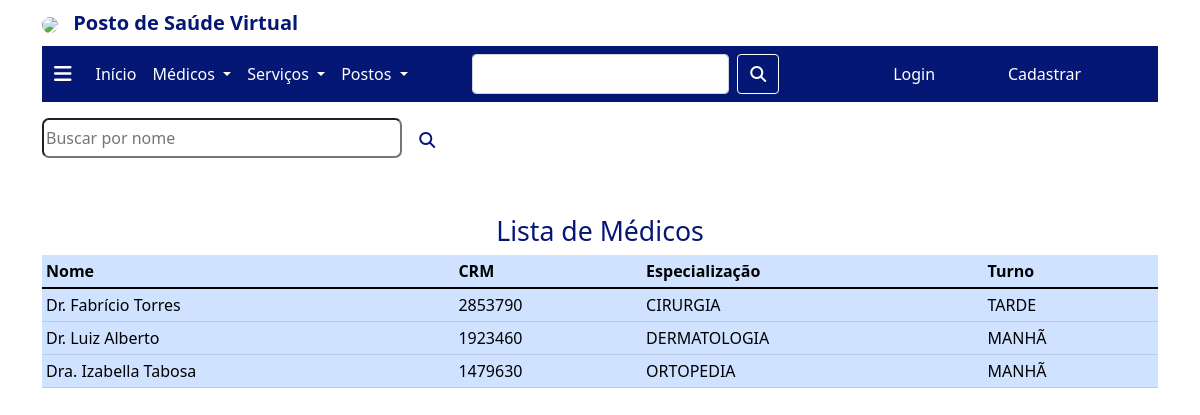
The page /medicos/ on the database as committed earlier.
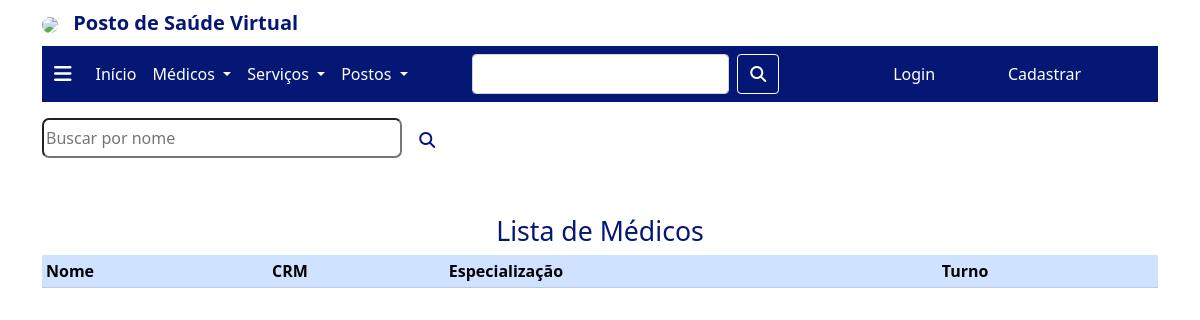
The same page on the database as committed later.
### medico/models.py (models this page shows, shortened)
class Medico (models.Model):
    nome_completo = models.CharField(max_length=256)
    crm = models.CharField(max_length=256)
    especializacao = models.CharField(max_length=256)
    turno = models.CharField(max_length=256)
    email = models.EmailField(max_length=256)
    senha = models.CharField(max_length=256)

### medico/views.py (the view)
# urls.py: path('', ListaMedicoView.as_view(), name='medico.index'),
class ListaMedicoView(ListView):
    model = Medico
    queryset = Medico.objects.all().order_by('nome_completo')
    def get_queryset(self):
        queryset = super().get_queryset();
        filtro_nome =self.request.GET.get('nome') or None
        if filtro_nome:
            queryset = queryset.filter(nome_completo__contains=filtro_nome)
        return queryset

### medico/templates/medico/medico_list.html (shortened to what this page needs)
{% extends 'menu.html' %}
{% block content %}
<form action="" method="get" class="form-busca">
    <input type="text" name="nome" placeholder="Buscar por nome" id="busca">
    <button id="botao-pesquisa" class="btn btn-outline-success" type="submit"><i class="fa-solid fa-magnifying-glass"></i></button>
</form>
<div class="table-responsive">
    <h1> <center>Lista de Médicos</center></h1>
    <table class="table table-primary table-sm">
        <thead>
            <tr>
                <th>Nome</th>
                <th>CRM</th>
                <th>Especialização</th>
                <th>Turno</th>
            </tr>
        </thead>
        <tbody>
            {% for medico in object_list %}
            <tr>
                <td>{{ medico.nome_completo }}</td>
                <td>{{ medico.crm }}</td>
                <td>{{ medico.especializacao }}</td>
                <td>{{ medico.turno }}</td>
            </tr>
            {% endfor %}
        </tbody>
    </table>
</div>
{% endblock %}

### templates/menu.html (shortened to what this page needs)
<!DOCTYPE html>
<html lang="pt-br">
<head>
    <link href="https://cdn.jsdelivr.net/npm/bootstrap@5.1.3/dist/css/bootstrap.min.css" rel="stylesheet">
    <link rel="stylesheet" href="https://cdn.jsdelivr.net/npm/bootstrap-icons@1.8.1/font/bootstrap-icons.css">
</head>
<body>
    <div class="container">
        <div class="cabecalho-logo">
            <header class="cabecalho">
                <img class="logo" src="https://i.ibb.co/pKK5xy6/my-logo.png">
                <span><strong>Posto de Saúde Virtual</strong></span>
            </header>
        </div>
        <div class="menu">
            <nav class="navbar navbar-expand-lg">
              <div class="container-fluid">
                <a class="navbar-brand" href="#"><i class="fa-solid fa-bars" id="icon-nav"></i></a>
                <div class="collapse navbar-collapse" id="navbarSupportedContent">
                  <ul class="navbar-nav me-auto mb-2 mb-lg-0">
                    <li class="nav-item">
                      <a class="nav-link activate" aria-current="page" href="{% url 'pages:home' %}" id="first-menu">Início</a>
                    </li>
                    <li class="nav-item dropdown">
                      <a class="nav-link dropdown-toggle" href="#" id="navbarDropdown" role="button" data-bs-toggle="dropdown" aria-expanded="false">
                        Médicos
                      </a>
                    </li>
                    <li class="nav-item dropdown">
                      <a class="nav-link dropdown-toggle" href="#" id="navbarDropdown" role="button" data-bs-toggle="dropdown" aria-expanded="false">
                        Serviços
                      </a>
                    </li>
                    <li class="nav-item dropdown">
                      <a class="nav-link dropdown-toggle" href="#" id="navbarDropdown" role="button" data-bs-toggle="dropdown" aria-expanded="false">
                        Postos
                      </a>
                    </li>
                  </ul>
                  <form class="d-flex">
                    <input class="form-control me-2" type="search" aria-label="Search">
                    <button class="btn btn-outline-success" type="submit"><i class="fa-solid fa-magnifying-glass"></i></button>
                  </form>
                  <ul class="navbar-nav me-auto mb-2 mb-lg-0">
                    {% if user.is_authenticated %}
                    <li class="nav-item">
                      <a class="nav-link disabled" href="#" id="first-menu">Bem-vindo(a)</a>
                  </li>
                    <li class="nav-item">
                      <a class="nav-link" href="{% url 'account_logout' %}" id="first-menu">Sair</a>
                  </li>
                    {% else %}
                    <li class="nav-item">
                      <a class="nav-link" aria-current="page" href="{% url 'account_login' %}" id="first-menu">Login</a>
                    </li>
                  </ul>
                  <ul class="navbar-nav me-auto mb-2 mb-lg-0">
                    <li class="nav-item">
                      <a class="nav-link" href="{% url 'account_signup' %}" id="first-menu">
                        Cadastrar
                      </a>
                    </li>
                    {% endif %}
                  </ul>
                </div>
              </div>
            </nav>
          </div>
    </div>
    <main class="container">
        {% block content %}
        {% endblock %}
    </main>
</body>
</html>

### templates/menu.html (style rules this page uses)
.cabecalho { width: 23vw; color: #051775; font-size: 15pt; }
.logo { width: 5vw; border-radius: 100%; }
strong { margin-left: 0.5em; }
.cabecalho-logo { margin-top: 0.5em; }
.menu { margin-top: 0.5em; }
.navbar { background-color: #051775; }
#icon-nav { color: #ffffff; }
#first-menu { color: #ffffff; }
#navbarDropdown { color: #ffffff; }
.d-flex { margin-right: 10%; }
input { background: none; height: 5vh; width: 30vw; border-radius: 7px 7px 7px 7px; }
.btn { background: none; color: #ffffff; }
.btn-outline-success { border-color: white; }

### medico/templates/medico/medico_list.html (style rules this page uses)
.form-busca { margin-top: 1em; }
#botao-pesquisa { color: #051775; }
a { text-decoration: none; color: #ffffff; }
table { background-color: #051775; }
thead { color: black; }
h1 { color: #051775; font-size: 20pt; }
.table-responsive { margin-top: 5%; }

Rows that differ between the two databases and show on the page:
removed Medico: nome_completo "Dr. Fabrício Torres", crm "2853790", especializacao "CIRURGIA", turno "TARDE"
removed Medico: nome_completo "Dr. Luiz Alberto", crm "1923460", especializacao "DERMATOLOGIA", turno "MANHÃ"
removed Medico: nome_completo "Dra. Izabella Tabosa", crm "1479630", especializacao "ORTOPEDIA", turno "MANHÃ"
